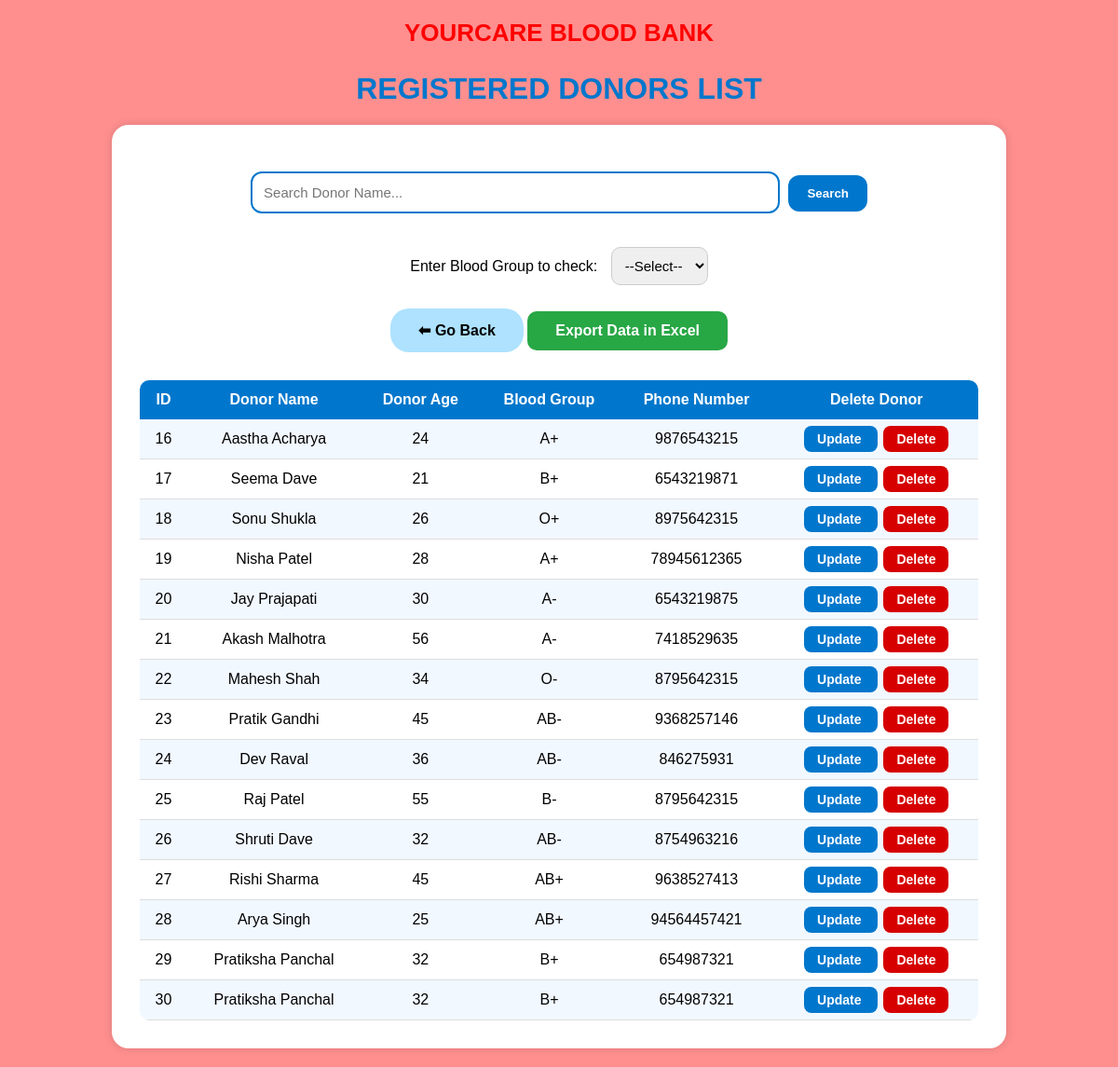
The app's page /donors, older data.
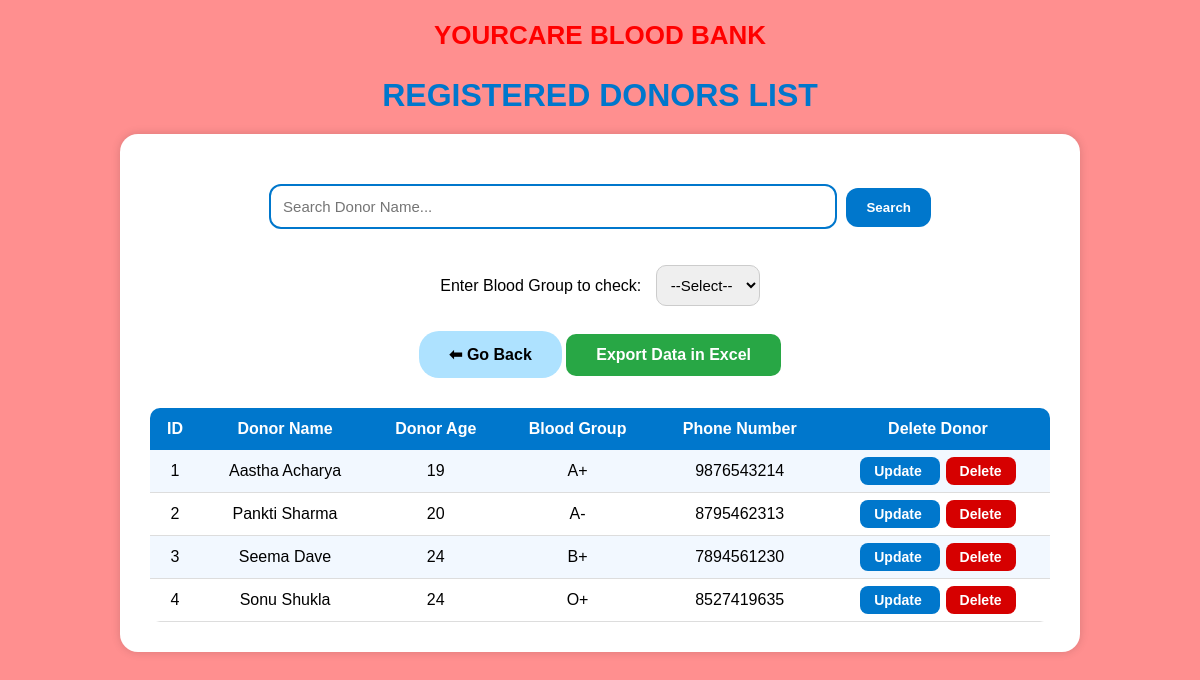
The same page, newer data.
### tables this page shows
CREATE TABLE donors (
            id INTEGER PRIMARY KEY AUTOINCREMENT,
            name TEXT NOT NULL,
            age INTEGER NOT NULL,
            blood_group TEXT NOT NULL,
            phone TEXT NOT NULL
        );

### app.py (the view)
@app.route('/donors')
def donors():
    bg = request.args.get('bg')
    search = request.args.get('search')
    conn = get_db_connection()
    cursor = conn.cursor()
    query = "SELECT * FROM donors WHERE 1=1"
    params = []
    if bg:
        query += " AND lower(blood_group) = ?"
        params.append(bg.lower())
    if search:
        query += " AND lower(name) LIKE ?"
        params.append("%" + search.lower() + "%")
    cursor.execute(query, params)
    donor_list = cursor.fetchall()
    conn.close()
    return render_template('donors.html', donors=donor_list)

### app.py (called while the page is built)
def get_db_connection():
    conn = sqlite3.connect('donors.db')
    cursor = conn.cursor()
    cursor.execute("""
        CREATE TABLE IF NOT EXISTS donors (
            id INTEGER PRIMARY KEY AUTOINCREMENT,
            name TEXT NOT NULL,
            age INTEGER NOT NULL,
            blood_group TEXT NOT NULL,
            phone TEXT NOT NULL
        )
    """)
    conn.commit()
    return conn

### templates/donors.html (shortened to what this page needs)
<!DOCTYPE html>
<html lang="en">
<head>
</head>
<body>
    <h3>YOURCARE BLOOD BANK</h3>
    <h1>REGISTERED DONORS LIST</h1>
    <div class="container">
        <form method="get" style="margin-top: 20px; text-align: center;">
    <input
        type="text"
        name="search"
        placeholder="Search Donor Name..."
        value="{{ request.args.get('search', '') }}"
        style="
            width: 60%;
            padding: 12px;
            border-radius: 12px;
            border: 2px solid #0077cc;
            font-size: 15px;
        "
    >
    <button type="submit" style="
        padding: 12px 20px;
        background: #0077cc;
        color: white;
        font-weight: bold;
        border: none;
        border-radius: 12px;
        cursor: pointer;
        margin-left: 5px;
    ">Search</button>
</form>
<br><br>
        <form method="get">
            <label>Enter Blood Group to check:</label>
            <select name="bg" onchange="this.form.submit()">
                <option>--Select--</option>
            </select>
        </form>
        <a href="/" style="
    display: inline-block;
    padding: 14px 30px;
    margin-top: 25px;
    background-color: #aee2ff;
    color: black;
    font-weight: bold;
    border-radius: 20px;
    text-decoration: none;
">
    ⬅ Go Back
</a>
    <a href="/export_csv" class="button" style="background: #28a745;">Export Data in Excel</a>
        <table>
            <tr>
                <th>ID</th>
                <th>Donor Name</th>
                <th>Donor Age</th>
                <th>Blood Group</th>
                <th>Phone Number</th>
                <th>Delete Donor</th>
            </tr>
            {% for d in donors %}
            <tr>
                <td>{{ d[0] }}</td>
                <td>{{ d[1] }}</td>
                <td>{{ d[2] }}</td>
                <td>{{ d[3].upper() }}</td>
                <td>{{ d[4] }}</td>
                <td>
    <a href="/update?id={{ d[0] }}"
   onclick="return confirm('Are you sure you want to update this donor?');"
   style="background:#0077cc; color:white; padding:6px 14px; border-radius:8px; text-decoration:none; font-weight:bold; font-size:14px; margin-right:6px;">
   Update
</a>
    <a href="#"
       onclick="confirmDelete({{ d[0] }})"
       style="background:#d60000; color:white; padding:6px 14px; border-radius:8px; text-decoration:none; font-weight:bold; font-size:14px;">
       Delete
    </a>
</td>
            </tr>
            {% endfor %}
        </table>
    </div>
</body>
</html>

### templates/donors.html (style rules this page uses)
body { margin: 0; background: #ff8f8f; font-family: Arial, sans-serif; }
h3 { text-align: center; color: red; font-size: 26px; margin-top: 20px; }
h1 { text-align: center; color: #0077cc; margin-bottom: 10px; }
.container { width: 80%; max-width: 900px; margin: 20px auto; background: white; padding: 30px; border-radius: 18px; box-shadow: 0 0 10px rgba(0,0,0,0.15); text-align: center; }
select { padding: 10px; border-radius: 10px; border: 1px solid #ccc; font-size: 15px; margin-left: 10px; }
table { width: 100%; margin-top: 30px; border-collapse: collapse; border-radius: 10px; overflow: hidden; }
th { background: #0077cc; color: white; padding: 12px; font-size: 16px; }
td { padding: 12px; border-bottom: 1px solid #ddd; }
tr:nth-child(even) { background: #f2f8ff; }
a.button { display: inline-block; padding: 12px 30px; background-color: #0077cc; color: white; font-weight: bold; border-radius: 10px; text-decoration: none; margin-top: 20px; }

Row changes from the older to the newer data that the page shows:
removed donors: id "16", name "Aastha Acharya", age "24", blood_group "A+", phone "9876543215"
removed donors: id "17", name "Seema Dave", age "21", blood_group "B+", phone "6543219871"
removed donors: id "18", name "Sonu Shukla", age "26", blood_group "O+", phone "8975642315"
removed donors: id "19", name "Nisha Patel", age "28", blood_group "A+", phone "78945612365"
removed donors: id "20", name "Jay Prajapati", age "30", blood_group "A-", phone "6543219875"
removed donors: id "21", name "Akash Malhotra", age "56", blood_group "A-", phone "7418529635"
removed donors: id "22", name "Mahesh Shah", age "34", blood_group "O-", phone "8795642315"
removed donors: id "23", name "Pratik Gandhi", age "45", blood_group "AB-", phone "9368257146"
removed donors: id "24", name "Dev Raval", age "36", blood_group "AB-", phone "846275931"
removed donors: id "25", name "Raj Patel", age "55", blood_group "B-", phone "8795642315"
removed donors: id "26", name "Shruti Dave", age "32", blood_group "AB-", phone "8754963216"
removed donors: id "27", name "Rishi Sharma", age "45", blood_group "AB+", phone "9638527413"
removed donors: id "28", name "Arya Singh", age "25", blood_group "AB+", phone "94564457421"
removed donors: id "29", name "Pratiksha Panchal", age "32", blood_group "B+", phone "654987321"
removed donors: id "30", name "Pratiksha Panchal", age "32", blood_group "B+", phone "654987321"
added donors: id "1", name "Aastha Acharya", age "19", blood_group "A+", phone "9876543214"
added donors: id "2", name "Pankti Sharma", age "20", blood_group "A-", phone "8795462313"
added donors: id "3", name "Seema Dave", age "24", blood_group "B+", phone "7894561230"
added donors: id "4", name "Sonu Shukla", age "24", blood_group "O+", phone "8527419635"
